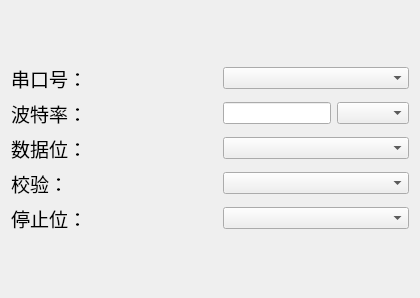
<?xml version="1.0" encoding="UTF-8"?>
<ui version="4.0">
 <class>serialsetup</class>
 <widget class="QWidget" name="serialsetup">
  <property name="geometry">
   <rect>
    <x>0</x>
    <y>0</y>
    <width>420</width>
    <height>298</height>
   </rect>
  </property>
  <property name="windowTitle">
   <string>Form</string>
  </property>
  <property name="styleSheet">
   <string notr="true"/>
  </property>
  <layout class="QVBoxLayout" name="verticalLayout">
   <item>
    <layout class="QGridLayout" name="gridLayout">
     <item row="2" column="2" colspan="2">
      <widget class="QComboBox" name="cBox_SerialPortDataNum"/>
     </item>
     <item row="1" column="2">
      <widget class="QLineEdit" name="SerialPortBaud">
       <property name="sizePolicy">
        <sizepolicy hsizetype="Fixed" vsizetype="Fixed">
         <horstretch>0</horstretch>
         <verstretch>0</verstretch>
        </sizepolicy>
       </property>
       <property name="maximumSize">
        <size>
         <width>200</width>
         <height>16777215</height>
        </size>
       </property>
      </widget>
     </item>
     <item row="4" column="2" colspan="2">
      <widget class="QComboBox" name="cBox_SerialPortStopBit"/>
     </item>
     <item row="0" column="2" colspan="2">
      <widget class="QComboBox" name="cBox_SerialPortNum"/>
     </item>
     <item row="1" column="3">
      <widget class="QComboBox" name="cBox_SerialPortBaud">
       <property name="sizePolicy">
        <sizepolicy hsizetype="Fixed" vsizetype="Fixed">
         <horstretch>0</horstretch>
         <verstretch>0</verstretch>
        </sizepolicy>
       </property>
       <property name="maximumSize">
        <size>
         <width>16777215</width>
         <height>16777215</height>
        </size>
       </property>
      </widget>
     </item>
     <item row="3" column="2" colspan="2">
      <widget class="QComboBox" name="CBox_SerialPortcheck"/>
     </item>
     <item row="0" column="0" colspan="2">
      <widget class="QLabel" name="SerialPortNum">
       <property name="sizePolicy">
        <sizepolicy hsizetype="Fixed" vsizetype="Preferred">
         <horstretch>0</horstretch>
         <verstretch>0</verstretch>
        </sizepolicy>
       </property>
       <property name="font">
        <font>
         <family>阿里巴巴普惠体 Medium</family>
         <pointsize>14</pointsize>
        </font>
       </property>
       <property name="text">
        <string>串口号：</string>
       </property>
      </widget>
     </item>
     <item row="1" column="0" colspan="2">
      <widget class="QLabel" name="lb_SerialPortBaud">
       <property name="sizePolicy">
        <sizepolicy hsizetype="Fixed" vsizetype="Preferred">
         <horstretch>0</horstretch>
         <verstretch>0</verstretch>
        </sizepolicy>
       </property>
       <property name="font">
        <font>
         <family>阿里巴巴普惠体 Medium</family>
         <pointsize>14</pointsize>
        </font>
       </property>
       <property name="text">
        <string>波特率：</string>
       </property>
      </widget>
     </item>
     <item row="2" column="0" colspan="2">
      <widget class="QLabel" name="SerialPortDataNum">
       <property name="sizePolicy">
        <sizepolicy hsizetype="Fixed" vsizetype="Preferred">
         <horstretch>0</horstretch>
         <verstretch>0</verstretch>
        </sizepolicy>
       </property>
       <property name="font">
        <font>
         <family>阿里巴巴普惠体 Medium</family>
         <pointsize>14</pointsize>
        </font>
       </property>
       <property name="text">
        <string>数据位：</string>
       </property>
      </widget>
     </item>
     <item row="3" column="0" colspan="2">
      <widget class="QLabel" name="SerialPortCheck">
       <property name="sizePolicy">
        <sizepolicy hsizetype="Fixed" vsizetype="Preferred">
         <horstretch>0</horstretch>
         <verstretch>0</verstretch>
        </sizepolicy>
       </property>
       <property name="font">
        <font>
         <family>阿里巴巴普惠体 Medium</family>
         <pointsize>14</pointsize>
        </font>
       </property>
       <property name="text">
        <string>校验：</string>
       </property>
      </widget>
     </item>
     <item row="4" column="0" colspan="2">
      <widget class="QLabel" name="SerialPortStopBit">
       <property name="sizePolicy">
        <sizepolicy hsizetype="Fixed" vsizetype="Preferred">
         <horstretch>0</horstretch>
         <verstretch>0</verstretch>
        </sizepolicy>
       </property>
       <property name="font">
        <font>
         <family>阿里巴巴普惠体 Medium</family>
         <pointsize>14</pointsize>
        </font>
       </property>
       <property name="text">
        <string>停止位：</string>
       </property>
      </widget>
     </item>
    </layout>
   </item>
  </layout>
 </widget>
 <resources/>
 <connections/>
</ui>
